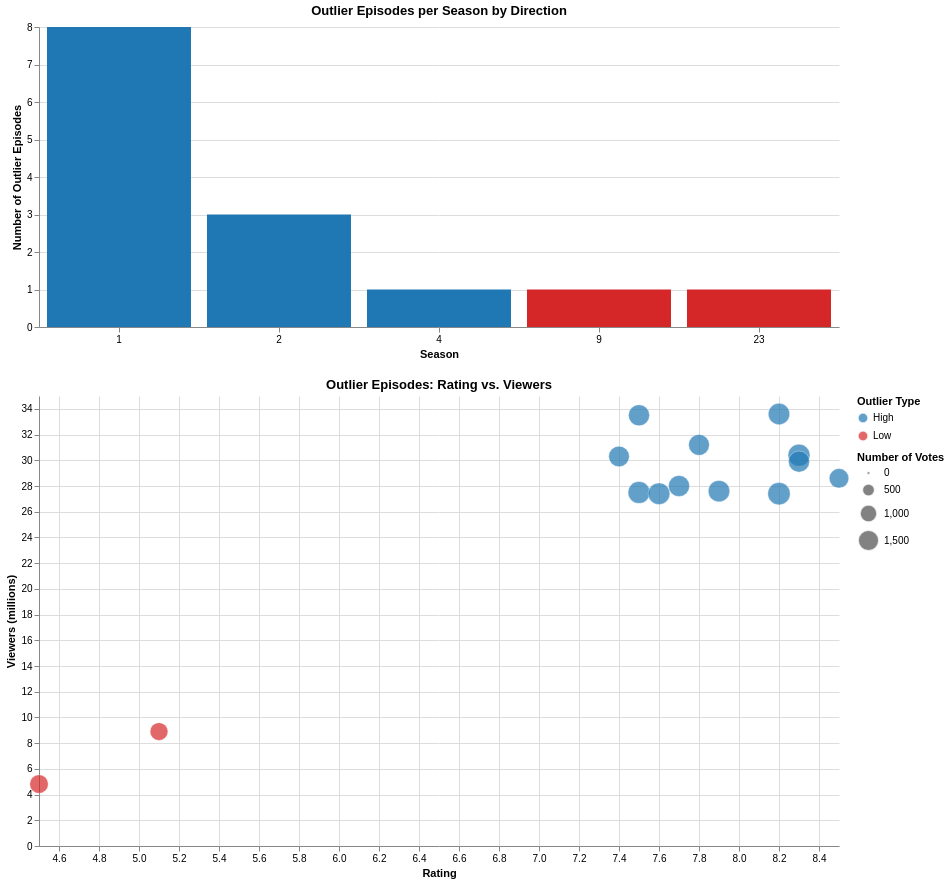

Notebook code cell kept with this figure:
### Markdown cell above
### Extra: Do outlier episodes present any distinct patterns?

Charts:

- Bar chart and scatter plot (Juxtaposition)

**Bar chart:**

- Shows the number of outlier episodes per season, split by type (above or below the IQR bounds).

- Axes: Season (x-axis, ordinal) and Number of Outlier Episodes (y-axis, quantitative).

- Color encodes outlier type: high (above upper bound) vs. low (below lower bound).

**Scatter plot:**

- Displays outlier episodes, reusing the same encoding as question 3, allowing comparison of whether outlier episodes cluster in specific rating or viewer ranges.

- Axes: Rating (x-axis, quantitative) and Viewers (y-axis, quantitative).

- Color encodes the outlier type.

- Size encodes the number of votes.

Assumptions:

- Outliers are defined using the IQR method.

### Code cell
def get_outliers(df, cols):
    results = []
    for col in cols:
        Q1 = df[col].quantile(0.25)
        Q3 = df[col].quantile(0.75)
        IQR = Q3 - Q1
        lower = Q1 - 1.5 * IQR
        upper = Q3 + 1.5 * IQR

        outliers = df[(df[col] < lower) | (df[col] > upper)].copy()
        outliers["Outlier_direction"] = "High"
        outliers.loc[outliers[col] < lower, "Outlier_direction"] = "Low"
        outliers["Outlier_column"] = col
        results.append(outliers)

    return pd.concat(results).reset_index(drop=True)

cols = ["Rating", "Viewers"]

outliers = get_outliers(df, cols)

bar_outliers = alt.Chart(outliers).mark_bar().encode(
    x=alt.X("Season:O", title="Season", sort="ascending", axis=alt.Axis(labelAngle=0)),
    y=alt.Y("count():Q", title="Number of Outlier Episodes"),
    color=alt.Color("Outlier_direction:N",title="Outlier Type",scale=alt.Scale(domain=["High", "Low"], range=["#1f77b4", "#d62728"]), legend=None)
).properties(
    title="Outlier Episodes per Season by Direction",
    width=800,
    height=300
)

scatter_outliers = alt.Chart(outliers).mark_circle(stroke="white", strokeWidth=0.5).encode(
    x=alt.X("Rating:Q", title="Rating", scale=alt.Scale(zero=False), axis=alt.Axis(labelAngle=0)),
    y=alt.Y("Viewers:Q", title="Viewers (millions)"),
    color=alt.Color("Outlier_direction:N",title="Outlier Type",scale=alt.Scale(domain=["High", "Low"], range=["#1f77b4", "#d62728"]), legend=alt.Legend(orient='right')),
    size=alt.Size("Votes:Q", title="Number of Votes", scale=alt.Scale(range=[10, 500]),legend=alt.Legend(orient='right'))
).properties(
    title="Outlier Episodes: Rating vs. Viewers",
    width=800,
    height=450
)

final_chart_6 = alt.vconcat(
    bar_outliers,
    scatter_outliers
).resolve_scale(
    color="independent",
    size="independent"
).configure_view(
    stroke=None
)

final_chart_6

### Figure 1 — Vega-Lite specification as saved in the notebook (floating-point values rounded to 4 significant figures)
{"config": {"view": {"continuousWidth": 300, "continuousHeight": 300, "stroke": null}}, "vconcat": [{"mark": {"type": "bar"}, "encoding": {"color": {"field": "Outlier_direction", "legend": null, "scale": {"domain": ["High", "Low"], "range": ["#1f77b4", "#d62728"]}, "title": "Outlier Type", "type": "nominal"}, "x": {"axis": {"labelAngle": 0}, "field": "Season", "sort": "ascending", "title": "Season", "type": "ordinal"}, "y": {"aggregate": "count", "title": "Number of Outlier Episodes", "type": "quantitative"}}, "height": 300, "title": "Outlier Episodes per Season by Direction", "width": 800}, {"mark": {"type": "circle", "stroke": "white", "strokeWidth": 0.5}, "encoding": {"color": {"field": "Outlier_direction", "legend": {"orient": "right"}, "scale": {"domain": ["High", "Low"], "range": ["#1f77b4", "#d62728"]}, "title": "Outlier Type", "type": "nominal"}, "size": {"field": "Votes", "legend": {"orient": "right"}, "scale": {"range": [10, 500]}, "title": "Number of Votes", "type": "quantitative"}, "x": {"axis": {"labelAngle": 0}, "field": "Rating", "scale": {"zero": false}, "title": "Rating", "type": "quantitative"}, "y": {"field": "Viewers", "title": "Viewers (millions)", "type": "quantitative"}}, "height": 450, "title": "Outlier Episodes: Rating vs. Viewers", "width": 800}], "data": {"name": "data-d6e347130cfa1cb340a41d6cebda04bd"}, "resolve": {"scale": {"color": "independent", "size": "independent"}}, "$schema": "https://vega.github.io/schema/vega-lite/v5.20.1.json", "datasets": {"data-d6e347130cfa1cb340a41d6cebda04bd": [{"ID": 189, "Rating": 5.1, "Viewers": 8.9, "Votes": 1119, "Number_season": 11, "Date": "1998-01-04T00:00:00+00:00", "Weekday": "Sunday", "Season": 9, "Outlier_direction": "Low", "Outlier_column": "Rating"}, {"ID": 508, "Rating": 4.5, "Viewers": 4.82, "Votes": 1215, "Number_season": 22, "Date": "2012-05-20T00:00:00+00:00", "Weekday": "Sunday", "Season": 23, "Outlier_direction": "Low", "Outlier_column": "Rating"}, {"ID": 3, "Rating": 7.5, "Viewers": 27.5, "Votes": 1709, "Number_season": 3, "Date": "1990-01-21T00:00:00+00:00", "Weekday": "Sunday", "Season": 1, "Outlier_direction": "High", "Outlier_column": "Viewers"}, {"ID": 6, "Rating": 7.6, "Viewers": 27.4, "Votes": 1674, "Number_season": 6, "Date": "1990-02-11T00:00:00+00:00", "Weekday": "Sunday", "Season": 1, "Outlier_direction": "High", "Outlier_column": "Viewers"}, {"ID": 7, "Rating": 7.9, "Viewers": 27.6, "Votes": 1638, "Number_season": 7, "Date": "1990-02-18T00:00:00+00:00", "Weekday": "Sunday", "Season": 1, "Outlier_direction": "High", "Outlier_column": "Viewers"}, {"ID": 8, "Rating": 7.7, "Viewers": 28.0, "Votes": 1580, "Number_season": 8, "Date": "1990-02-25T00:00:00+00:00", "Weekday": "Sunday", "Season": 1, "Outlier_direction": "High", "Outlier_column": "Viewers"}, {"ID": 9, "Rating": 7.5, "Viewers": 33.5, "Votes": 1578, "Number_season": 9, "Date": "1990-03-18T00:00:00+00:00", "Weekday": "Sunday", "Season": 1, "Outlier_direction": "High", "Outlier_column": "Viewers"}, {"ID": 10, "Rating": 7.4, "Viewers": 30.3, "Votes": 1511, "Number_season": 10, "Date": "1990-03-25T00:00:00+00:00", "Weekday": "Sunday", "Season": 1, "Outlier_direction": "High", "Outlier_column": "Viewers"}, {"ID": 11, "Rating": 7.8, "Viewers": 31.2, "Votes": 1539, "Number_season": 11, "Date": "1990-04-15T00:00:00+00:00", "Weekday": "Sunday", "Season": 1, "Outlier_direction": "High", "Outlier_column": "Viewers"}, {"ID": 12, "Rating": 8.3, "Viewers": 30.4, "Votes": 1716, "Number_season": 12, "Date": "1990-04-29T00:00:00+00:00", "Weekday": "Sunday", "Season": 1, "Outlier_direction": "High", "Outlier_column": "Viewers"}, {"ID": 14, "Rating": 8.2, "Viewers": 33.6, "Votes": 1638, "Number_season": 1, "Date": "1990-10-11T00:00:00+00:00", "Weekday": "Thursday", "Season": 2, "Outlier_direction": "High", "Outlier_column": "Viewers"}, {"ID": 15, "Rating": 8.3, "Viewers": 29.9, "Votes": 1588, "Number_season": 2, "Date": "1990-10-18T00:00:00+00:00", "Weekday": "Thursday", "Season": 2, "Outlier_direction": "High", "Outlier_column": "Viewers"}, {"ID": 16, "Rating": 8.2, "Viewers": 27.4, "Votes": 1786, "Number_season": 3, "Date": "1990-10-25T00:00:00+00:00", "Weekday": "Thursday", "Season": 2, "Outlier_direction": "High", "Outlier_column": "Viewers"}, {"ID": 69, "Rating": 8.5, "Viewers": 28.6, "Votes": 1350, "Number_season": 10, "Date": "1992-12-03T00:00:00+00:00", "Weekday": "Thursday", "Season": 4, "Outlier_direction": "High", "Outlier_column": "Viewers"}]}}
